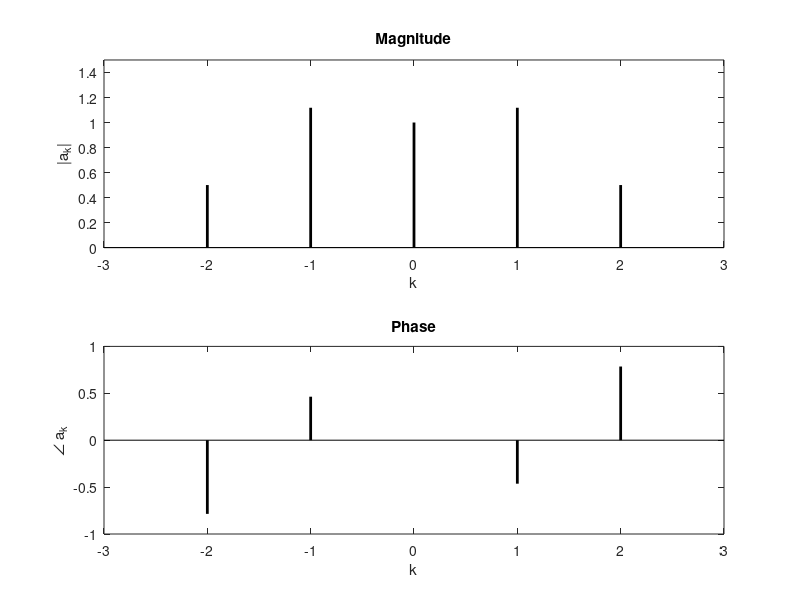

The MATLAB source for this figure:
a_minus2 = (sqrt(2)/4)*(1 - j);
a_minus1 = 1 + 0.5*j;
a_0 = 1;
a_1 = 1 - 0.5*j;
a_2 = (sqrt(2)/4)*(1 + j);
a = [a_minus2, a_minus1, a_0, a_1, a_2];
k = -2:2;
for i = 1:length(a)
magnitude_a(i) = abs(a(i));
phase_a(i) = angle(a(i));
end
subplot(2,1,1)
h1 = stem(k, magnitude_a, 'k', 'LineWidth', 2);
axis([-3 3 0 1.5])
set(h1, 'Marker', 'none')
xlabel('k')
ylabel('|a_k|')
title('Magnitude')
subplot(2,1,2)
h2 = stem(k, phase_a, 'k', 'LineWidth', 2);
axis([-3 3 -1 1])
set(h2, 'Marker', 'none')
xlabel('k')
ylabel('\angle a_k')
title('Phase')
